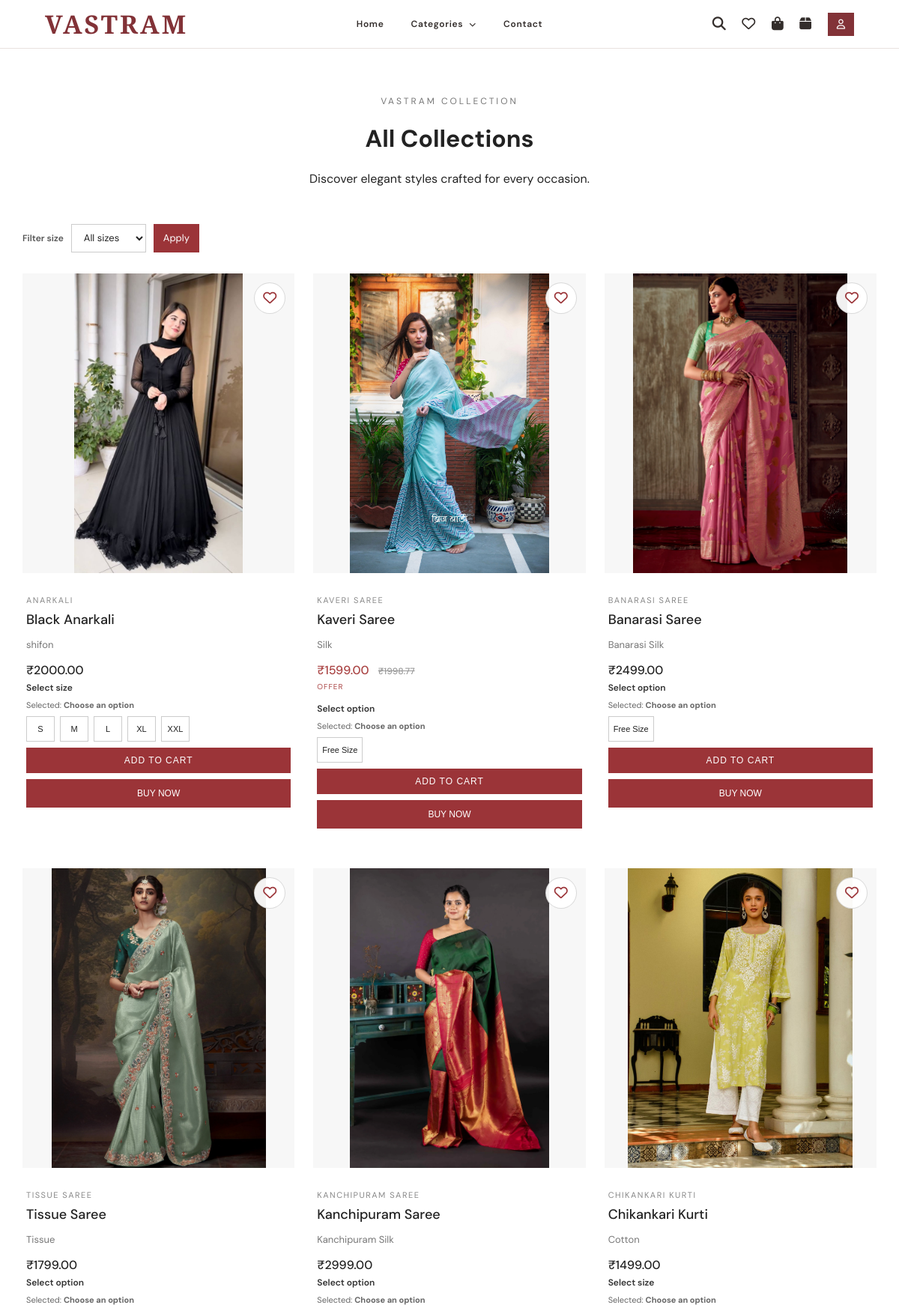
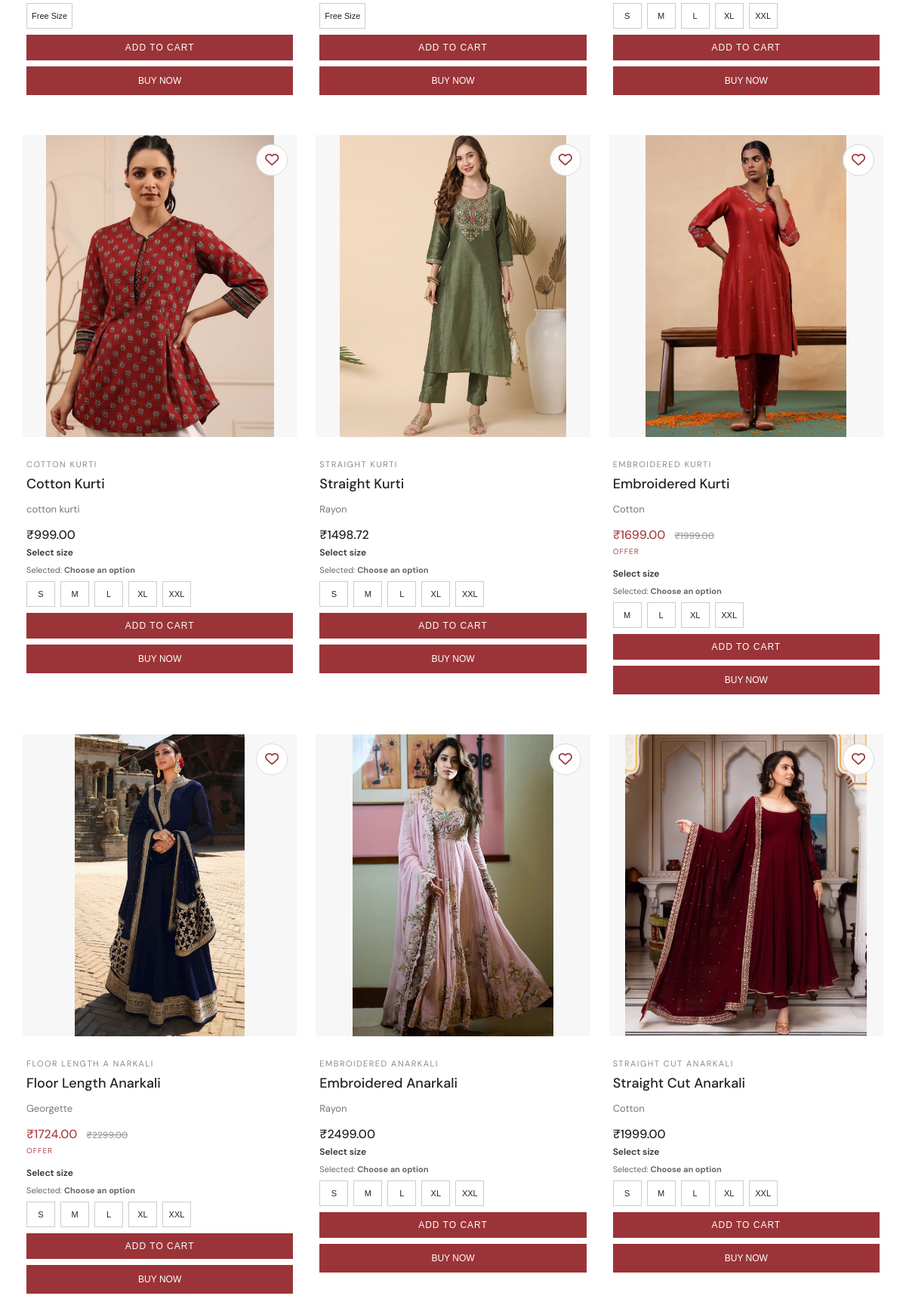
Screenshot of /products/ (upper part) with the database file from the repository (2 pictures, top to bottom).
### products/models.py (models this page shows, shortened)
class Product(models.Model):
    uuid = models.UUIDField(default=uuid.uuid4, editable=False, unique=True)
    name = models.CharField(max_length=200)
    slug = models.SlugField(max_length=220, unique=True, blank=True)
    category = models.ForeignKey(
        Category,
        on_delete=models.CASCADE
    )
    description = models.TextField()
    fabric = models.CharField(
        max_length=100,
        blank=True
    )
    image = models.ImageField(
        upload_to='products/',
        blank=True,
        null=True
    )
    created_at = models.DateTimeField(
        auto_now_add=True
    )

class Category(models.Model):
    uuid = models.UUIDField(default=uuid.uuid4, editable=False, unique=True)
    name = models.CharField(max_length=100)
    description = models.TextField(blank=True)
    parent = models.ForeignKey(
        'self',
        on_delete=models.CASCADE,
        null=True,
        blank=True,
        related_name='subcategories'
    )

class ProductVariant(models.Model):
    uuid = models.UUIDField(default=uuid.uuid4, editable=False, unique=True)
    product = models.ForeignKey(
        Product,
        on_delete=models.CASCADE,
        related_name='variants'
    )
    size = models.CharField(max_length=20, blank=True)
    color = models.CharField(max_length=50, blank=True)
    stock = models.PositiveIntegerField(default=0)
    price = models.DecimalField(
        max_digits=10,
        decimal_places=2
    )

class Offer(models.Model):
    uuid = models.UUIDField(default=uuid.uuid4, editable=False, unique=True)
    variant = models.ForeignKey(
        ProductVariant,
        on_delete=models.CASCADE,
        related_name='offers'
    )
    offer_price = models.DecimalField(
        max_digits=10,
        decimal_places=2
    )
    start_date = models.DateTimeField()
    end_date = models.DateTimeField()
    is_active = models.BooleanField(
        default=True
    )
    created_at = models.DateTimeField(
        auto_now_add=True
    )

### products/views.py (the view, shortened to what this page needs)
# urls.py: path('', views.product_list, name='product_list'),
def product_list(request):
    search_query = request.GET.get('search', '').strip()
    category_name = request.GET.get('category', '').strip()
    category_display_name = ''
    selected_size = request.GET.get('size', '').strip()
    products = Product.objects.all()
    if search_query:
        products = products.filter(
            Q(name__icontains=search_query)
        )
    products = list(products)
    size_labels = {
        's': 'S',
        'm': 'M',
        'l': 'L',
        'xl': 'XL',
        'xxl': 'XXL',
        'freesize': 'Free Size',
    }
    available_sizes = set()
    for product in products:
        for variant in product.variants.all():
            for size in variant.size.split(','):
                label = size.strip()
                normalized_size = label.lower().replace(' ', '')
                if normalized_size in size_labels:
                    available_sizes.add(size_labels[normalized_size])
    ordered_size_labels = ['S', 'M', 'L', 'XL', 'XXL', 'Free Size']
    available_sizes = [
        size for size in ordered_size_labels if size in available_sizes
    ]
    has_sized_products = any(size != 'Free Size' for size in available_sizes)
    if request.user.is_authenticated:
        from wishlist.models import WishlistItem
        wishlisted_product_ids = set(
            WishlistItem.objects.filter(
                wishlist__user=request.user,
                product_id__in=[product.id for product in products]
            ).values_list('product_id', flat=True)
        )
    else:
        wishlisted_product_ids = set(
            request.session.get('guest_wishlist_items', [])
        )
    current_time = timezone.now()
    for product in products:
        product.is_wishlisted = product.id in wishlisted_product_ids
        product.display_image_url = None
        product.display_variant = None
        product.active_offer = None
        size_options = {}
        all_variants = list(product.variants.all())
        for variant in all_variants:
            variant_sizes = [
                size.strip()
                for size in variant.size.split(',')
                if size.strip()
            ]
            for size in variant_sizes:
                existing_option = size_options.get(size)
                if existing_option is None or (
                    existing_option.stock == 0 and variant.stock > 0
                ):
                    size_options[size] = variant
            if not product.display_variant:
                product.display_variant = variant
            image = variant.images.first()
            if image and image.image and not product.display_image_url:
                product.display_image_url = image.image.url
                product.display_variant = variant
        category = product.category
        category_names = [category.name.lower()]
        while category.parent_id:
            category = category.parent
            category_names.append(category.name.lower())
        product.is_saree = (
            'saree' in product.name.lower()
            or any('saree' in name for name in category_names)
        )
        if product.is_saree:
            free_size_variant = next(
                (variant for variant in all_variants if variant.stock > 0),
                all_variants[0] if all_variants else None
            )
            product.size_options = (
                [{
                    'id': free_size_variant.id,
                    'size': 'Free Size',
                    'stock': free_size_variant.stock,
                }]
                if free_size_variant else []
            )
        else:
            size_order = {'S': 0, 'M': 1, 'L': 2, 'XL': 3, 'XXL': 4}
            sorted_sizes = sorted(
                size_options.items(),
                key=lambda item: (
                    size_order.get(item[0].upper(), 5),
                    item[0].upper()
                )
            )
            product.size_options = [
                {
                    'id': variant.id,
                    'size': size,
                    'stock': variant.stock,
                }
                for size, variant in sorted_sizes
            ]
        product.selected_size_variant = None
        product.has_available_size = any(
            option['stock'] > 0 for option in product.size_options
        )
        if not product.display_image_url and product.image:
            product.display_image_url = product.image.url
        if product.display_variant:
            product.active_offer = Offer.objects.filter(
                variant=product.display_variant,
                is_active=True,
                start_date__lte=current_time,
                end_date__gte=current_time
            ).first()
    return render(
        request,
        'products/product_list.html',
        {
            'products': products,
            'search_query': search_query,
            'category_name': category_name,
            'category_display_name': category_display_name,
            'selected_size': selected_size,
            'available_sizes': available_sizes,
            'has_sized_products': has_sized_products,
        }
    )

### templates/products/product_list.html (shortened to what this page needs)
{% extends 'base.html' %}
{% block content %}
<div class="collection-page">
    <div class="collection-heading">
        <p class="collection-small">
            VASTRAM COLLECTION
        </p>
        <h1>
            {% if category_display_name %}{{ category_display_name }}{% else %}All Collections{% endif %}
        </h1>
        <p>
            {% if category_display_name %}Explore our {{ category_display_name }} collection.{% else %}Discover elegant styles crafted for every occasion.{% endif %}
        </p>
    </div>
    {% if has_sized_products %}
    <form method="get" action="{% url 'product_list' %}" class="collection-filters">
        <label for="size-filter">Filter size</label>
        <select id="size-filter" name="size">
            <option value="" {% if not selected_size %}selected{% endif %}>All sizes</option>
        </select>
        <button type="submit">Apply</button>
    </form>
    {% endif %}
    <div class="product-grid">
        {% for product in products %}
        <div class="product-card">
            <div class="product-image-frame">
                <a class="product-image-link" href="{% url 'product_detail' product.slug %}"
                   aria-label="View {{ product.name }} details">
                    <div class="product-image-box">
                {% if product.display_image_url %}
                    <img src="{{ product.display_image_url }}"
                         alt="{{ product.name }}">
                {% else %}
                    <div class="no-image">
                        No Image
                    </div>
                {% endif %}
                    </div>
                </a>
                <a href="{% url 'add_to_wishlist' product.id %}"
                   class="image-wishlist-btn{% if product.is_wishlisted %} is-added{% endif %}"
                   title="{% if product.is_wishlisted %}Added to Wishlist{% else %}Add to Wishlist{% endif %}"
                         data-wishlist-add
                   aria-pressed="{% if product.is_wishlisted %}true{% else %}false{% endif %}"
                   aria-label="Add {{ product.name }} to wishlist">
                    <i class="{% if product.is_wishlisted %}fa-solid{% else %}fa-regular{% endif %} fa-heart" aria-hidden="true"></i>
                </a>
            </div>
            <div class="product-info">
                <p class="product-category">
                    {{ product.category.name }}
                </p>
                <h3>
                    {{ product.name }}
                </h3>
                <p class="fabric">
                    {{ product.fabric }}
                </p>
                {% if product.display_variant %}
                    {% if product.active_offer %}
                        <div class="product-price">
                            <span class="offer-price">
                                ₹{{ product.active_offer.offer_price }}
                            </span>
                            <span class="original-price">
                                ₹{{ product.display_variant.price }}
                            </span>
                        </div>
                        <span class="offer-label">
                            OFFER
                        </span>
                    {% else %}
                        <div class="product-price">
                            ₹{{ product.display_variant.price }}
                        </div>
                    {% endif %}
                {% endif %}
                <div class="product-actions">
                    {% if product.size_options %}
                    <form method="post" action="{% url 'add_to_cart' product.id %}" class="card-purchase-form">
                        <div class="size-heading">
                            <label>{% if product.is_saree %}Select option{% else %}Select size{% endif %}</label>
                        </div>
                        <p class="selected-size-label">Selected: <strong data-selected-size>Choose an option</strong></p>
                        <div class="size-options" role="group" aria-label="Available sizes for {{ product.name }}">
                            {% for variant in product.size_options %}
                            <button type="button"
                                    class="size-option"
                                    data-size="{% if product.is_saree %}Free Size{% else %}{{ variant.size }}{% endif %}"
                                    data-variant-id="{{ variant.id }}"
                                    aria-pressed="false"
                                    {% if not variant.stock %}disabled aria-label="{% if product.is_saree %}Free Size{% else %}{{ variant.size }}{% endif %} out of stock"{% endif %}>
                                {% if product.is_saree %}Free Size{% else %}{{ variant.size }}{% endif %}
                            </button>
                            {% endfor %}
                        </div>
                        <button type="submit" name="purchase_action" value="add_to_cart" class="cart-btn" {% if not product.has_available_size %}disabled{% endif %} data-add-to-cart>
                            {% if product.has_available_size %}ADD TO CART{% else %}OUT OF STOCK{% endif %}
                        </button>
                        <button type="submit" name="purchase_action" value="buy_now" class="buy-now-btn" data-buy-now {% if not product.has_available_size %}disabled{% endif %}>
                            {% if product.has_available_size %}BUY NOW{% else %}OUT OF STOCK{% endif %}
                        </button>
                    </form>
                    {% endif %}
                </div>
            </div>
        </div>
        {% endfor %}
    </div>
</div>
{% endblock %}

### rows the page displays
Product: shows a picture, category.name "ANARKALI", name "Black Anarkali", fabric "shifon", display_variant.price "2000.00", shows "Select size", size "S" "M" "L" "XL" "XXL", shows "ADD TO CART", shows "BUY NOW"
Product: shows a picture, category.name "KAVERI SAREE", name "Kaveri Saree", fabric "Silk", active_offer.offer_price "1599.00", display_variant.price "1998.77", shows "Select option", shows "ADD TO CART", shows "BUY NOW"
Product: shows a picture, category.name "BANARASI SAREE", name "Banarasi Saree", fabric "Banarasi Silk", display_variant.price "2499.00", shows "Select option", shows "ADD TO CART", shows "BUY NOW"
Product: shows a picture, category.name "TISSUE SAREE", name "Tissue Saree", fabric "Tissue", display_variant.price "1799.00", shows "Select option", shows "ADD TO CART", shows "BUY NOW"
Product: shows a picture, category.name "KANCHIPURAM SAREE", name "Kanchipuram Saree", fabric "Kanchipuram Silk", display_variant.price "2999.00", shows "Select option", shows "ADD TO CART", shows "BUY NOW"
Product: shows a picture, category.name "CHIKANKARI KURTI", name "Chikankari Kurti", fabric "Cotton", display_variant.price "1499.00", shows "Select size", size "S" "M" "L" "XL" "XXL", shows "ADD TO CART", shows "BUY NOW"
Product: shows a picture, category.name "COTTON KURTI", name "Cotton Kurti", fabric "cotton kurti", display_variant.price "999.00", shows "Select size", size "S" "M" "L" "XL" "XXL", shows "ADD TO CART", shows "BUY NOW"
Product: shows a picture, category.name "STRAIGHT KURTI", name "Straight Kurti", fabric "Rayon", display_variant.price "1498.72", shows "Select size", size "S" "M" "L" "XL" "XXL", shows "ADD TO CART", shows "BUY NOW"
Product: shows a picture, category.name "EMBROIDERED KURTI", name "Embroidered Kurti", fabric "Cotton", active_offer.offer_price "1699.00", display_variant.price "1999.00", shows "Select size", size "M" "L" "XL" "XXL", shows "ADD TO CART", shows "BUY NOW"
Product: shows a picture, category.name "FLOOR LENGTH A NARKALI", name "Floor Length Anarkali", fabric "Georgette", active_offer.offer_price "1724.00", display_variant.price "2299.00", shows "Select size", size "S" "M" "L" "XL" "XXL", shows "ADD TO CART", shows "BUY NOW"
Product: shows a picture, category.name "EMBROIDERED ANARKALI", name "Embroidered Anarkali", fabric "Rayon", display_variant.price "2499.00", shows "Select size", size "S" "M" "L" "XL" "XXL", shows "ADD TO CART", shows "BUY NOW"
Product: shows a picture, category.name "STRAIGHT CUT ANARKALI", name "Straight Cut Anarkali", fabric "Cotton", display_variant.price "1999.00", shows "Select size", size "S" "M" "L" "XL" "XXL", shows "ADD TO CART", shows "BUY NOW"
